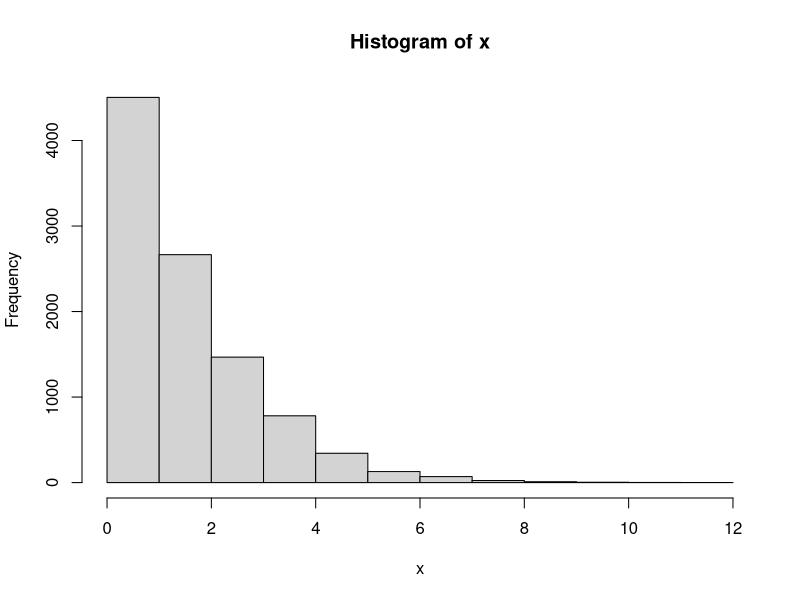
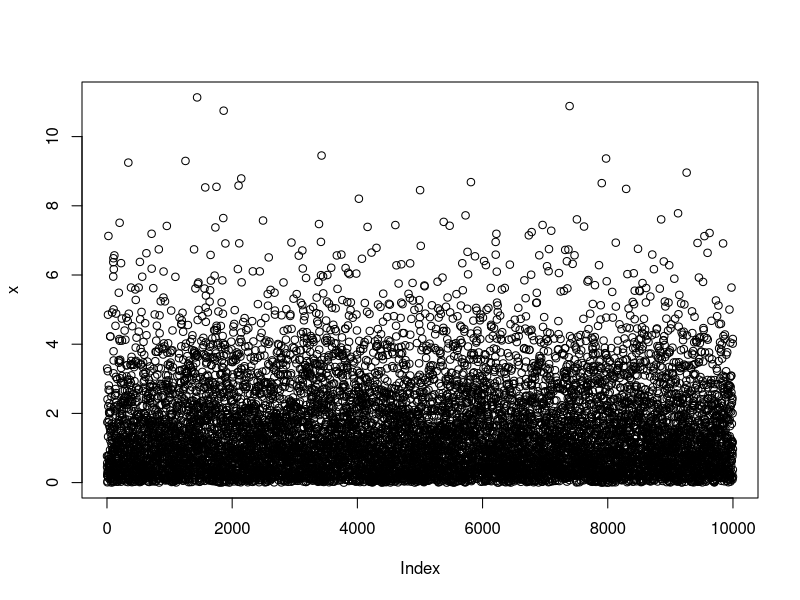
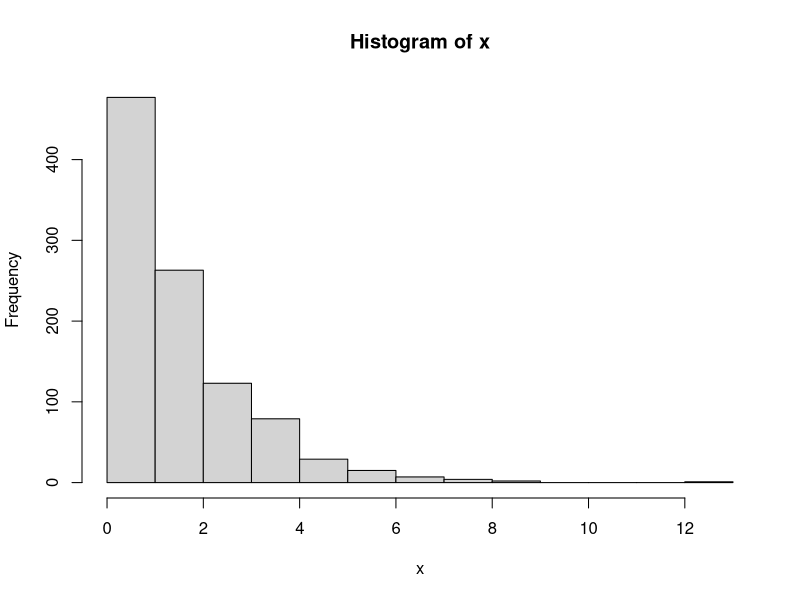

The R script that drew these images, in order:
rm(list = ls())
k<-10000

x<-rep(0,k)
lambda<-((sqrt(5)-1)/2)
c<-exp(-lambda)/2*(lambda-lambda^2)
for (i in 1:k) {
  u1<-(-1)*(1/lambda)*log(runif(1,0,1)) #g(x) propuesta
  u2<-runif(1,0,1) #f(x)
  while (u2>=(((1+u1)*exp(lambda*u1-u1))/(2*lambda)) ) {
     u1<-(-1)*(1/lambda)*log(runif(1,0,1))
     u2<-runif(1,0,1)
     
  }
  x[i]=u1
}
hist(x)
n<-1:k
as<-ecdf(x)
plot(x)
x_cum<-cumsum(x)/n








rm(list=ls())
k=1000;x=rep(1,k)
lambda=(sqrt(5)-1)/2
c=(exp(-lambda))/((2*lambda)*(1-lambda))
for(i in 1:k){
  y=-(1/lambda)*log(runif(1,0,1)) 
  u=runif(1,0,1)
  while(u>=(1/c)*(1/(2*lambda))*(1+y)*exp(-y*(1-lambda))){
    y=-(1/lambda)*log(runif(1,0,1)) 
    u=runif(1,0,1)
  }
  x[i]=y
}
hist(x)



